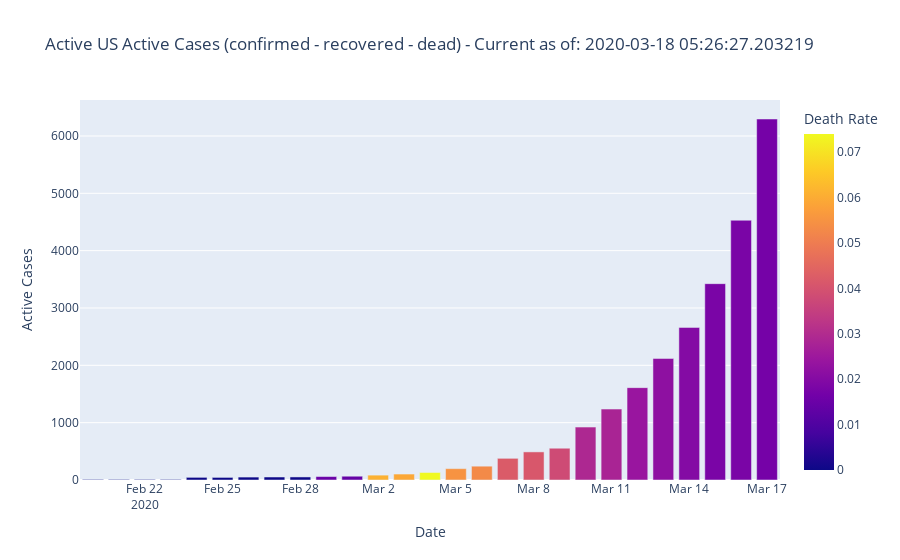

Notebook source saved alongside this figure:
### Code cell
us_chart = px.bar(us_totals[us_totals['Date'] >= '2020-02-20'], 
    x="Date", y="Active Cases", color="Death Rate", 
    title="Active US Active Cases (confirmed - recovered - dead) - Current as of: "+str(NOW), 
    )
us_chart.show()

### Figure 1 — Plotly figure (JSON) as saved in the notebook; plotly's stock layout.template omitted (floating-point values rounded to 4 significant figures)
{"data": [{"alignmentgroup": "True", "hoverlabel": {"namelength": 0}, "hovertemplate": "Date=%{x}<br>Active Cases=%{y}<br>Death Rate=%{marker.color}", "legendgroup": "", "marker": {"color": [0, 0, 0, 0, 0, 0, 0, 0, 0, 0.015, 0.014, 0.061, 0.059, 0.074, 0.055, 0.053, 0.042, 0.041, 0.038, 0.029, 0.028, 0.024, 0.022, 0.02, 0.018, 0.018, 0.017], "coloraxis": "coloraxis"}, "name": "", "offsetgroup": "", "orientation": "v", "showlegend": false, "textposition": "auto", "type": "bar", "x": ["2020-02-20T00:00:00", "2020-02-21T00:00:00", "2020-02-22T00:00:00", "2020-02-23T00:00:00", "2020-02-24T00:00:00", "2020-02-25T00:00:00", "2020-02-26T00:00:00", "2020-02-27T00:00:00", "2020-02-28T00:00:00", "2020-02-29T00:00:00", "2020-03-01T00:00:00", "2020-03-02T00:00:00", "2020-03-03T00:00:00", "2020-03-04T00:00:00", "2020-03-05T00:00:00", "2020-03-06T00:00:00", "2020-03-07T00:00:00", "2020-03-08T00:00:00", "2020-03-09T00:00:00", "2020-03-10T00:00:00", "2020-03-11T00:00:00", "2020-03-12T00:00:00", "2020-03-13T00:00:00", "2020-03-14T00:00:00", "2020-03-15T00:00:00", "2020-03-16T00:00:00", "2020-03-17T00:00:00"], "xaxis": "x", "y": [10, 10, 10, 10, 46, 45, 51, 52, 53, 60, 66, 85, 104, 131, 198, 241, 378, 490, 554, 923, 1237, 1611, 2120, 2661, 3424, 4530, 6296], "yaxis": "y"}], "layout": {"autosize": true, "barmode": "relative", "coloraxis": {"colorbar": {"title": {"text": "Death Rate"}}, "colorscale": [[0, "#0d0887"], [0.1111, "#46039f"], [0.2222, "#7201a8"], [0.3333, "#9c179e"], [0.4444, "#bd3786"], [0.5556, "#d8576b"], [0.6667, "#ed7953"], [0.7778, "#fb9f3a"], [0.8889, "#fdca26"], [1, "#f0f921"]]}, "legend": {"tracegroupgap": 0}, "title": {"text": "Active US Active Cases (confirmed - recovered - dead) - Current as of: 2020-03-18 05:26:27.203219"}, "xaxis": {"anchor": "y", "autorange": true, "domain": [0, 1], "range": ["2020-02-19 12:00", "2020-03-17 12:00"], "title": {"text": "Date"}, "type": "date"}, "yaxis": {"anchor": "x", "autorange": true, "domain": [0, 1], "range": [0, 6627.0], "title": {"text": "Active Cases"}, "type": "linear"}}}
